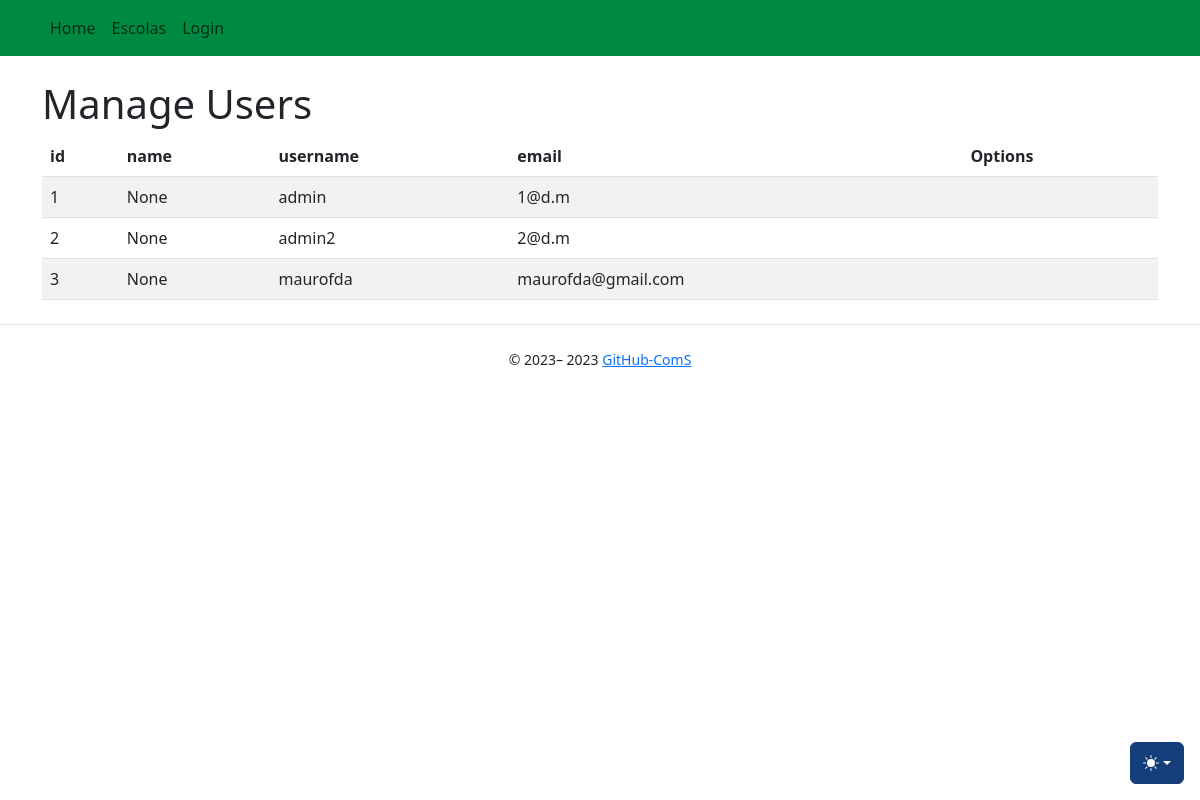
/users/, run on the app's committed database.
### app/models/user.py (models this page shows, shortened)
class User(UserMixin, db.Model):
    __tablename__ = "user"
    id = db.Column(db.Integer, primary_key=True)
    name = db.Column(db.String, nullable=True)
    username = db.Column(db.String(80), unique=True, nullable=False)
    email = db.Column(db.String(120), unique=True, nullable=False)
    pwd = db.Column(db.String(300), nullable=False)

### app/controllers/users_controllers.py (the view)
@bp.route("/", methods=["GET", "POST"])
def index():
    users = User.query.all()
    return render_template(_j.index, entities=users, **properties)

### app/templates/users/index.jinja2 (shortened to what this page needs)
{% extends "base.jinja2" %}
{% from 'bootstrap5/utils.html' import render_icon %}
{% from 'macros/component_confirm_modal.jinja2' import confirmModalMacro, confirmModalScript %}
{% block head %}
{{ super() }}
{% endblock %}
{% block content %}
<div class="table-wrapper">
    <div class="table-title">
        <div class="row">
            <div class="col-sm-6">
                <h1>Manage {{title}}</h1>
            </div>
            <div class="col-sm-6">
            </div>
        </div>
    </div>
    <table class="table table-striped table-hover">
        <thead>
            <tr>
                {% for field in list_fields %}
                <th>{{ field }}</th>
                {% endfor %}
                <th>Options</th>
            </tr>
        </thead>
        <tbody>
            {% for entity in entities %}
            <tr>
                {% for field in list_fields %}
                <td>{{ entity[field] }}</td>
                {% endfor %}
                <td>
                    <a class="btn" href="{{ url_for('users.edit', id=entity.id) }}" data-toggle="tooltip"
                        data-placement="top" title="Tooltip on top"></a>
                    <a  href="#" class="btn clickForActionToConfirm" entity-id="{{entity.id}}" data-bs-toggle="modal"
                        data-bs-target="#modalConfirm" data-entity-reference="{{entity.username}}"
                        data-action="{{url_for('users.delete', id=entity.id)}}" data-action-text="delete" title="delete">
                    </a>
                </td>
            </tr>
            {% endfor %}
        </tbody>
    </table>
</div>
{% endblock %}

### data on the page
User: id "1" "None" "admin" "1@d.m"
User: id "2" "None" "admin2" "2@d.m"
User: id "3" "None" "maurofda" "maurofda@gmail.com"

### other printed values
{{ render_nav_item('main.index', 'Home', _use_li=True) }} "Home"
{{ render_nav_item('schools.index', 'Escolas') }} "Escolas"
{{ render_nav_item('auth.login', 'Login') }} "Login"
{{ title }} "Users"
{{ field }} "id" "name" "username" "email"
